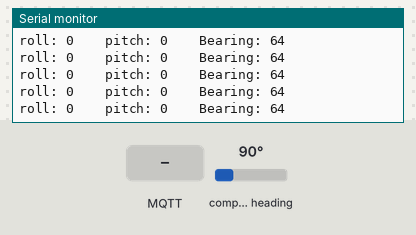
The sketch below on a simulated ESP8266 (NodeMCU). Parts: the last lines printed to the serial monitor. Wiring (inferred from the names in the program): CMPS compass at I2C address 0x60. The inputs (shaded band) are chosen by the test bench; at power-on: compass heading 90°. WiFi joins after 1.5 s; servers stay silent unless stated; no MQTT or app messages arrive unless stated.

Above: at 4.8 s.
4.9 s: MQTT message "1" arrives on the first subscribed topic
6.4 s: MQTT message "on" arrives on the first subscribed topic
7.9 s: MQTT message "off" arrives on the first subscribed topic
9.4 s: compass heading set to 7°
At 9.47 s:
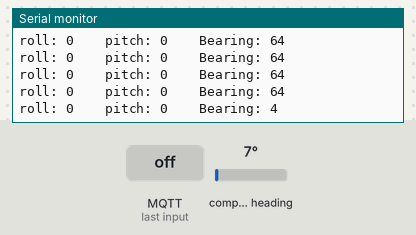
10.9 s: compass heading set to 180°
At 10.99 s:
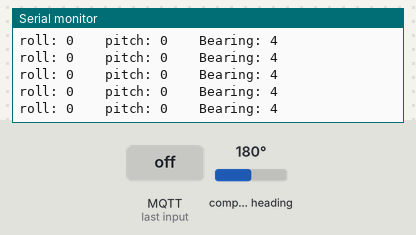
Timing chart, 0 to 13.4 s (numbered marks = the images above; inputs shaded):
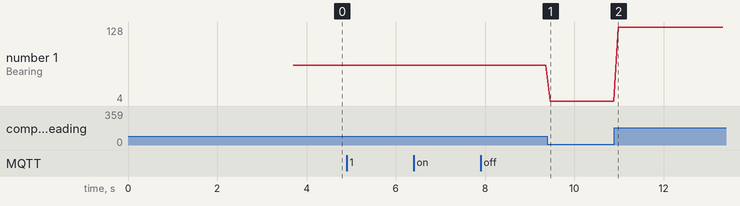

Measured:
- after the input at 9.4 s, the serial monitor: prints a new line after 0.07 s (image 1)
- plotted number 1: 64 → 4 after the input at 9.4 s, 4 → 128 after the input at 10.9 s

The sketch:

esp8266_sensores.ino
```cpp
#include <ESP8266WiFi.h>
#include <PubSubClient.h>
#include <iostream>
#include <string.h>
#include <Wire.h>
#define CMPS11_ADDRESS 0x60  // Address of CMPS11 shifted right one bit for arduino wire library
#define ANGLE_8  1           // Register to read 8bit angle from

// Wifi
const char* ssid = "TP-LINK_1456";       // Wi-Fi name
const char* password = "85265998";   // Wi-Fi password

// MQTT Broker
const char* mqtt_server = "192.168.0.107";
const int mqtt_port = 1883;

// CMPS11
unsigned char high_byte, low_byte, angle8;
char pitch, roll;
unsigned int angle16;
float angle;

WiFiClient espClient;
PubSubClient MQTT(espClient);

void setup_wifi() {
  delay(10);
  // We start by connecting to a WiFi network
  Serial.println();
  Serial.print("Connecting to ");
  Serial.println(ssid);

  WiFi.begin(ssid, password);

  while (WiFi.status() != WL_CONNECTED) {
    delay(500);
    Serial.print(".");
  }

  Serial.println("");
  Serial.println("WiFi connected");
  Serial.println("IP address: ");
  Serial.println(WiFi.localIP());
}

void reconectWiFi()
{
    //se já está conectado a rede WI-FI, nada é feito.
    //Caso contrário, são efetuadas tentativas de conexão
    if (WiFi.status() == WL_CONNECTED)
        return;

    WiFi.begin(ssid, password); // Conecta na rede WI-FI

    while (WiFi.status() != WL_CONNECTED)
    {
        delay(100);
        Serial.print(".");
    }

    Serial.println();
    Serial.print("Conectado com sucesso na rede ");
    Serial.print(ssid);
    Serial.println("IP obtido: ");
    Serial.println(WiFi.localIP());
}

void callback(char* topic, byte* message, unsigned int length) {
  Serial.print("Message arrived on topic: ");
  Serial.print(topic);
  Serial.print(". Message: ");
  String msg;

  for (int i = 0; i < length; i++) {
    Serial.print((char)message[i]);
    msg += (char)message[i];
  }
  Serial.println();
}

void reconnect() {
  // Loop until we're reconnected
  while (!MQTT.connected()) {
    Serial.print("Attempting MQTT connection...");
    // Attempt to connect
    if (MQTT.connect("ESP8266")) {
      Serial.println("connected");
      // Subscribe
      MQTT.subscribe("testTopic");
    } else {
      Serial.print("failed, rc=");
      Serial.print(MQTT.state());
      Serial.println(" try again in 5 seconds");
      // Wait 5 seconds before retrying
      delay(5000);
    }
  }
}

//Below gives heading data in Serial Monitor
void read_cmps11(){

  Wire.beginTransmission(CMPS11_ADDRESS);  //starts communication with CMPS11
  Wire.write(ANGLE_8);                     //Sends the register we wish to start reading from
  Wire.endTransmission();

  // Request 5 bytes from the CMPS11
  // this will give us the 8 bit bearing,
  // both bytes of the 16 bit bearing, pitch and roll
  Wire.requestFrom(CMPS11_ADDRESS, 5);

  while(Wire.available() < 5);        // Wait for all bytes to come back

  angle8 = Wire.read();               // Read back the 5 bytes
  high_byte = Wire.read();
  low_byte = Wire.read();
  pitch = Wire.read();
  roll = Wire.read();

  angle16 = high_byte;                 // Calculate 16 bit angle
  angle16 <<= 8;
  angle16 += low_byte;

  int curr_angle = /*(String(int(angle16/10)) + "." +  String(angle16%10)).toFloat();*/ int(angle8);
  int curr_pitch = int(pitch);
  int curr_roll = int(roll);

  char msg[20];

  if(curr_roll > 177){
    curr_roll = curr_roll - 256;
  }
  if(curr_pitch > 177){
    curr_pitch = curr_pitch - 256;
  }

  (String(curr_roll) + "," + String(curr_pitch) + "," + String(curr_angle)).toCharArray(msg, 20);
  MQTT.publish("/gyro", msg);

  Serial.print("roll: "); // Display roll data
  Serial.print(curr_roll);

  Serial.print("    pitch: "); // Display pitch data
  Serial.print(curr_pitch);

  Serial.print("    Bearing: "); // Display 16 bit angle with decimal place
  Serial.println(curr_angle);


  delay(100); // Short delay before next loop,(100) 10hz update
}

//Below resets factory default cailbration
void calibrate_cmps11(){

  Serial.println(" Default Calibration Mode ");
  delay(2000);  //2 second before starting
  Serial.println("Start");

  Wire.beginTransmission(CMPS11_ADDRESS);
  Wire.write(0); //command register
  Wire.write(0x20);
  Wire.endTransmission();
  delay(20);

  Wire.beginTransmission(CMPS11_ADDRESS);
  Wire.write(0); //command register
  Wire.write(0x2A);
  Wire.endTransmission();
  delay(20);

  Wire.beginTransmission(CMPS11_ADDRESS);
  Wire.write(0); //command register
  Wire.write(0x60);
  Wire.endTransmission();

  Serial.println("done");
}


void setup() {

  Serial.begin(9600);

  Wire.begin(4, 5); // I2C library
  calibrate_cmps11();
  setup_wifi();

  delay(100);

  MQTT.setServer(mqtt_server, mqtt_port);   //informa qual broker e porta deve ser conectado
  MQTT.setCallback(callback);            //atribui função de callback (função chamada quando qualquer informação de um dos tópicos subescritos chega)

}

void loop() {
  if (!MQTT.connected()) {
        reconnect(); //se não há conexão com o Broker, a conexão é refeita
  }
  reconectWiFi();
  read_cmps11();
  MQTT.loop();
}
```
